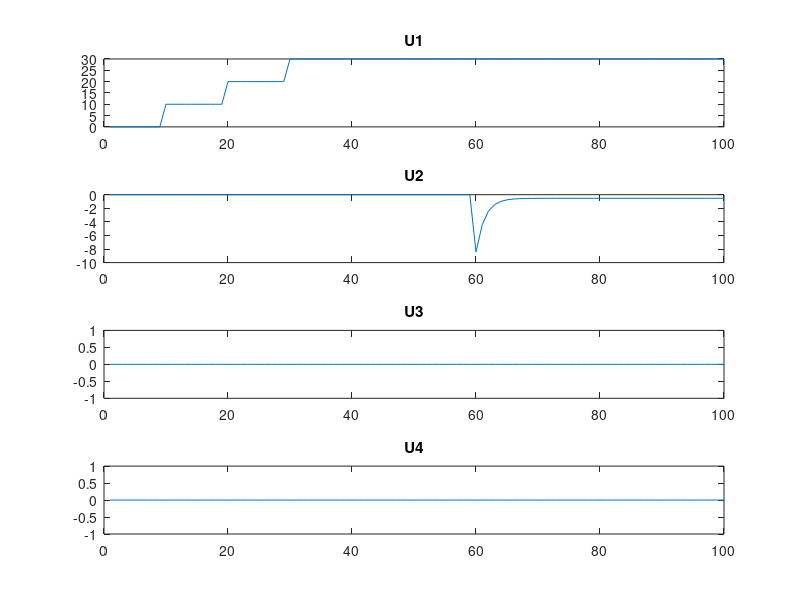
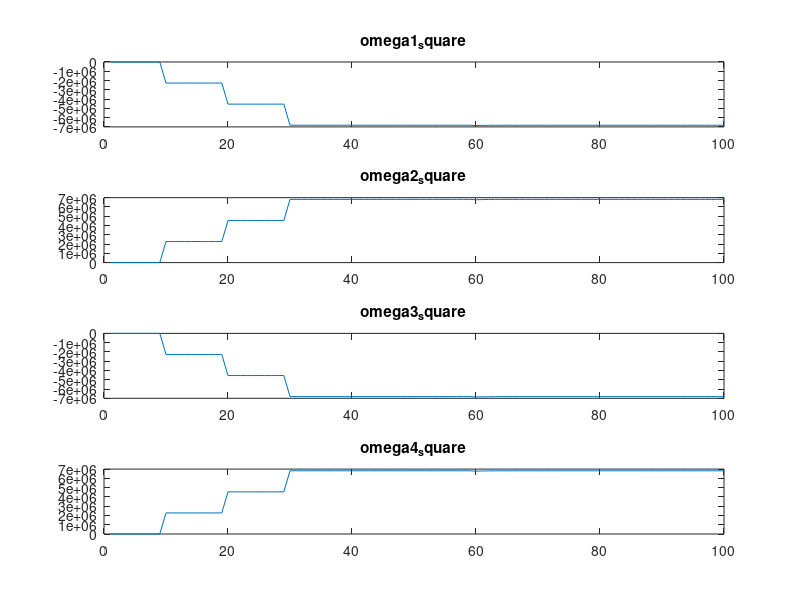

The MATLAB script that drew these images, in order:
close all

b = 0.0000538; %na
d = 0.0000011; %na
l = 0.32;  %a
m = 1.6;
IXX = 0.1296;
IYY = 0.1296;
IZZ = 0.2272;
hl = 17.64;

T =100;
lift_step = 10;

%error input 
% no error
% vec_error = [0;0;0;0];

% all error
% vec_error = [-10.25;7.74;-55.555;0];

% roll error
 vec_error = [-5;0;0;0];

% pitch error
% vec_error = [0;7.74;0;0];

% yaw error
% vec_error = [0;0;55.55;0];


temp1 = 1/4/b;
temp2 = 1/2/l/b;
temp3 = 1/4/d;

% inverse motion matrix
IMM = [temp1, 0, 0-temp2, 0-temp3;
    temp1, 0-temp2, 0, temp3;
    temp1, 0 , temp2, 0-temp3;
    temp1, temp2, 0, temp3];

% error input vector
error = [0.0;0.0;0.0;0.0];
al = 0;

% error data storage
e = [0,0,0,0;
    0,0,0,0];

f = zeros(2,4);
U_vecs = zeros(4,T);
M2_vecs = zeros(4,T);

for n = 1:1:T
    if (n < 40)
        if (mod(n,10) == 0)
            al = al + lift_step;
        end
    end
    
    % inject roll errors
    if (n == 60)
        error = vec_error;
    end
    
    
    e(1,1) = error(1);
    e(1,2) = error(2);
    e(1,3) = error(3);
    e(1,4) = error(4);
    
    % ROLL PITCH YAW PIDs
    f(1,1) = (1.687 * e(1,1) - 1.633 * e(2,1) + 0.4913*f(2,1));
    f(1,2) = (1.687 * e(1,2) - 1.633 * e(2,2) + 0.4913*f(2,2));
    f(1,3) = (1.687 * e(1,3) - 1.633 * e(2,3) + 0.4913*f(2,3));
    %f(1,3) = (12.19 * e(1,3) - 11.16 * e(2,3) + 0.04173*f(2,3));
    f(1,4) = al;
    
    U_vecs(1,n) = f(1,4);
    U_vecs(2,n) = f(1,1);
    U_vecs(3,n) = f(1,2);
    U_vecs(4,n) = f(1,3);
    
    % store prev data
    e(2,1) = e(1,1);
    e(2,2) = e(1,2);
    e(2,3) = e(1,3);
    e(2,4) = e(1,4);
    f(2,1) = f(1,1);
    f(2,2) = f(1,2);
    f(2,3) = f(1,3);
    f(2,4) = f(1,4);   
    
    M2_vecs(:,n) = IMM*(f(1,:)');
    % INV
end

figure;
subplot(4,1,1);
plot(1:1:T, U_vecs(1,:));
title('U1');
subplot(4,1,2);
plot(1:1:T, U_vecs(2,:));
title('U2');
subplot(4,1,3);
plot(1:1:T, U_vecs(3,:));
title('U3');
subplot(4,1,4);
plot(1:1:T, U_vecs(4,:));
title('U4');
figure(2);
subplot(4,1,1);
plot(1:1:T, M2_vecs(1,:));
title('omega1_square');
subplot(4,1,2);
plot(1:1:T, M2_vecs(2,:));
title('omega2_square');
subplot(4,1,3);
plot(1:1:T, M2_vecs(3,:));
title('omega3_square');
subplot(4,1,4);
plot(1:1:T, M2_vecs(4,:));
title('omega4_square');